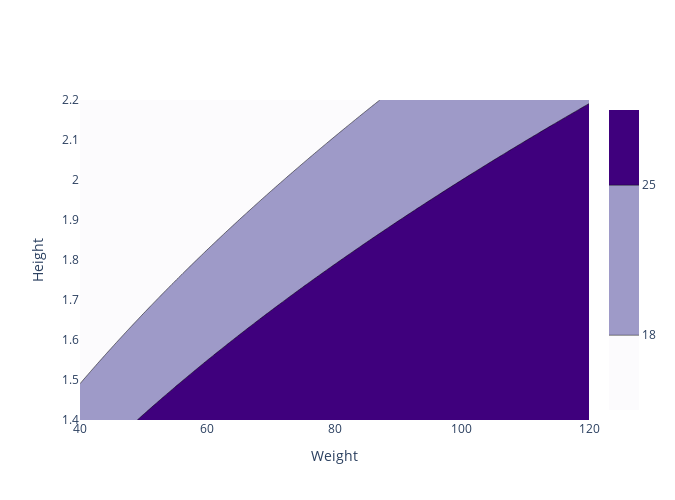

The code cell stored with this chart in its notebook:
### Markdown cell above
__THIRD CELL OF PROBLEM 2:__

e. To be most useful, your contour plot should have only three levels, low bmi, good bmi, and high bmi. The cut-offs for these are 18 and 25, your graph should look like the one below (the colors don't matter).

![BMI Plot 2](bmi.png)

### Code cell
fig = go.Figure(data = go.Contour(
    z=bmis,
    x=weights,  
    y=heights, 
    colorscale='Purples',
    contours=dict(
        type="levels", 
        start=18,
        end=25,
        size=7),
))

fig.update_layout(
    xaxis_title="Weight",
    yaxis_title="Height",
    autosize=False,
    width=675,
    height=500
)
fig.show()
